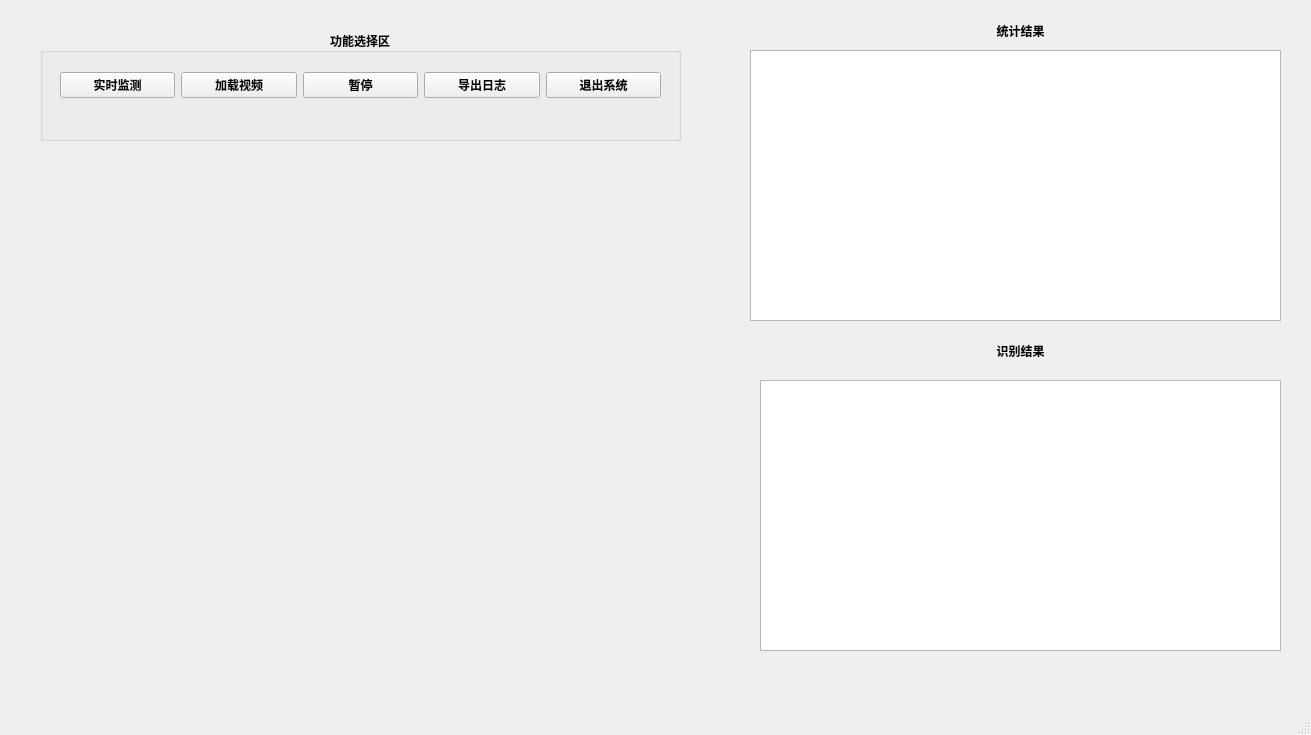
<?xml version="1.0" encoding="UTF-8"?>
<ui version="4.0">
 <class>MainWindow</class>
 <widget class="QMainWindow" name="MainWindow">
  <property name="geometry">
   <rect>
    <x>0</x>
    <y>0</y>
    <width>1311</width>
    <height>735</height>
   </rect>
  </property>
  <property name="windowTitle">
   <string>MainWindow</string>
  </property>
  <widget class="QWidget" name="centralwidget">
   <widget class="QGroupBox" name="groupBox">
    <property name="geometry">
     <rect>
      <x>40</x>
      <y>30</y>
      <width>641</width>
      <height>111</height>
     </rect>
    </property>
    <property name="minimumSize">
     <size>
      <width>561</width>
      <height>91</height>
     </size>
    </property>
    <property name="font">
     <font>
      <family>Adobe Arabic</family>
      <weight>75</weight>
      <bold>true</bold>
     </font>
    </property>
    <property name="title">
     <string>功能选择区</string>
    </property>
    <property name="alignment">
     <set>Qt::AlignCenter</set>
    </property>
    <widget class="QWidget" name="layoutWidget">
     <property name="geometry">
      <rect>
       <x>20</x>
       <y>20</y>
       <width>601</width>
       <height>71</height>
      </rect>
     </property>
     <layout class="QHBoxLayout" name="horizontalLayout">
      <item>
       <widget class="QPushButton" name="btn_realtime">
        <property name="text">
         <string>实时监测</string>
        </property>
       </widget>
      </item>
      <item>
       <widget class="QPushButton" name="btn_input">
        <property name="text">
         <string>加载视频</string>
        </property>
       </widget>
      </item>
      <item>
       <widget class="QPushButton" name="btn_pause">
        <property name="text">
         <string>暂停</string>
        </property>
       </widget>
      </item>
      <item>
       <widget class="QPushButton" name="btn_exportlog">
        <property name="text">
         <string>导出日志</string>
        </property>
       </widget>
      </item>
      <item>
       <widget class="QPushButton" name="btn_quit">
        <property name="text">
         <string>退出系统</string>
        </property>
       </widget>
      </item>
     </layout>
    </widget>
   </widget>
   <widget class="QLabel" name="recognition_results_label">
    <property name="geometry">
     <rect>
      <x>760</x>
      <y>330</y>
      <width>521</width>
      <height>41</height>
     </rect>
    </property>
    <property name="minimumSize">
     <size>
      <width>331</width>
      <height>41</height>
     </size>
    </property>
    <property name="font">
     <font>
      <weight>75</weight>
      <bold>true</bold>
     </font>
    </property>
    <property name="text">
     <string>识别结果</string>
    </property>
    <property name="alignment">
     <set>Qt::AlignCenter</set>
    </property>
   </widget>
   <widget class="QLabel" name="statistics_results_label">
    <property name="geometry">
     <rect>
      <x>760</x>
      <y>10</y>
      <width>521</width>
      <height>41</height>
     </rect>
    </property>
    <property name="minimumSize">
     <size>
      <width>331</width>
      <height>41</height>
     </size>
    </property>
    <property name="font">
     <font>
      <weight>75</weight>
      <bold>true</bold>
     </font>
    </property>
    <property name="text">
     <string>统计结果</string>
    </property>
    <property name="alignment">
     <set>Qt::AlignCenter</set>
    </property>
   </widget>
   <widget class="QListWidget" name="label_result">
    <property name="geometry">
     <rect>
      <x>760</x>
      <y>380</y>
      <width>521</width>
      <height>271</height>
     </rect>
    </property>
   </widget>
   <widget class="QLabel" name="label_video">
    <property name="geometry">
     <rect>
      <x>40</x>
      <y>170</y>
      <width>691</width>
      <height>481</height>
     </rect>
    </property>
    <property name="text">
     <string/>
    </property>
   </widget>
   <widget class="QChartView" name="label_statistic">
    <property name="geometry">
     <rect>
      <x>750</x>
      <y>50</y>
      <width>531</width>
      <height>271</height>
     </rect>
    </property>
   </widget>
  </widget>
  <widget class="QMenuBar" name="menubar">
   <property name="geometry">
    <rect>
     <x>0</x>
     <y>0</y>
     <width>1311</width>
     <height>23</height>
    </rect>
   </property>
  </widget>
  <widget class="QStatusBar" name="statusbar"/>
 </widget>
 <customwidgets>
  <customwidget>
   <class>QChartView</class>
   <extends>QGraphicsView</extends>
   <header location="global">qtchartview.h</header>
  </customwidget>
 </customwidgets>
 <resources/>
 <connections/>
</ui>
